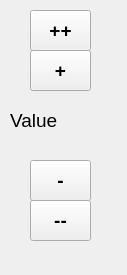
<?xml version="1.0" encoding="UTF-8"?>
<ui version="4.0">
 <class>AdjustmentButton</class>
 <widget class="QWidget" name="AdjustmentButton">
  <property name="geometry">
   <rect>
    <x>0</x>
    <y>0</y>
    <width>127</width>
    <height>275</height>
   </rect>
  </property>
  <property name="windowTitle">
   <string>AdjustmentButton</string>
  </property>
  <widget class="QPushButton" name="pushButton_moreHigh">
   <property name="geometry">
    <rect>
     <x>30</x>
     <y>10</y>
     <width>61</width>
     <height>41</height>
    </rect>
   </property>
   <property name="font">
    <font>
     <pointsize>14</pointsize>
     <weight>75</weight>
     <bold>true</bold>
    </font>
   </property>
   <property name="text">
    <string>++</string>
   </property>
  </widget>
  <widget class="QPushButton" name="pushButton_moreLow">
   <property name="geometry">
    <rect>
     <x>30</x>
     <y>200</y>
     <width>61</width>
     <height>41</height>
    </rect>
   </property>
   <property name="font">
    <font>
     <pointsize>14</pointsize>
     <weight>75</weight>
     <bold>true</bold>
    </font>
   </property>
   <property name="text">
    <string>--</string>
   </property>
  </widget>
  <widget class="QLabel" name="label">
   <property name="geometry">
    <rect>
     <x>10</x>
     <y>100</y>
     <width>101</width>
     <height>41</height>
    </rect>
   </property>
   <property name="font">
    <font>
     <pointsize>14</pointsize>
    </font>
   </property>
   <property name="text">
    <string>Value</string>
   </property>
  </widget>
  <widget class="QPushButton" name="pushButton_low">
   <property name="geometry">
    <rect>
     <x>30</x>
     <y>160</y>
     <width>61</width>
     <height>41</height>
    </rect>
   </property>
   <property name="font">
    <font>
     <pointsize>14</pointsize>
     <weight>75</weight>
     <bold>true</bold>
    </font>
   </property>
   <property name="text">
    <string>-</string>
   </property>
  </widget>
  <widget class="QPushButton" name="pushButton_high">
   <property name="geometry">
    <rect>
     <x>30</x>
     <y>50</y>
     <width>61</width>
     <height>41</height>
    </rect>
   </property>
   <property name="font">
    <font>
     <pointsize>14</pointsize>
     <weight>75</weight>
     <bold>true</bold>
    </font>
   </property>
   <property name="text">
    <string>+</string>
   </property>
  </widget>
 </widget>
 <resources/>
 <connections/>
</ui>
